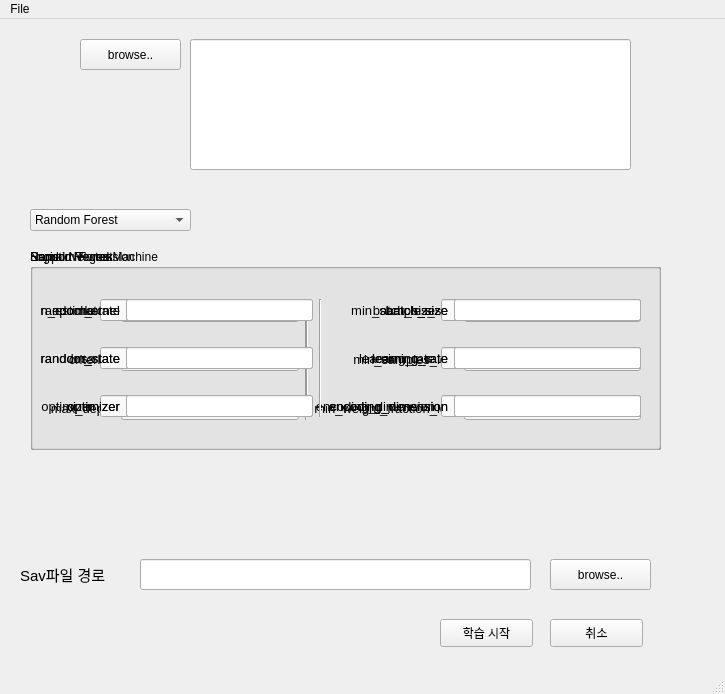
<?xml version="1.0" encoding="UTF-8"?>
<ui version="4.0">
 <class>MainWindow</class>
 <widget class="QMainWindow" name="MainWindow">
  <property name="geometry">
   <rect>
    <x>0</x>
    <y>0</y>
    <width>725</width>
    <height>694</height>
   </rect>
  </property>
  <property name="windowTitle">
   <string>MainWindow</string>
  </property>
  <widget class="QWidget" name="centralwidget">
   <widget class="QPushButton" name="browse_data">
    <property name="geometry">
     <rect>
      <x>80</x>
      <y>20</y>
      <width>101</width>
      <height>31</height>
     </rect>
    </property>
    <property name="text">
     <string>browse..</string>
    </property>
   </widget>
   <widget class="QPushButton" name="browse_sav">
    <property name="geometry">
     <rect>
      <x>550</x>
      <y>540</y>
      <width>101</width>
      <height>31</height>
     </rect>
    </property>
    <property name="text">
     <string>browse..</string>
    </property>
   </widget>
   <widget class="QLabel" name="label_sav">
    <property name="geometry">
     <rect>
      <x>20</x>
      <y>540</y>
      <width>111</width>
      <height>31</height>
     </rect>
    </property>
    <property name="font">
     <font>
      <family>Arial</family>
      <pointsize>11</pointsize>
     </font>
    </property>
    <property name="text">
     <string>Sav파일 경로</string>
    </property>
   </widget>
   <widget class="QPushButton" name="cancelButton">
    <property name="geometry">
     <rect>
      <x>550</x>
      <y>600</y>
      <width>93</width>
      <height>28</height>
     </rect>
    </property>
    <property name="text">
     <string>취소</string>
    </property>
   </widget>
   <widget class="QPushButton" name="trainButton">
    <property name="geometry">
     <rect>
      <x>440</x>
      <y>600</y>
      <width>93</width>
      <height>28</height>
     </rect>
    </property>
    <property name="text">
     <string>학습 시작</string>
    </property>
   </widget>
   <widget class="QLineEdit" name="lineEdit_sav">
    <property name="geometry">
     <rect>
      <x>140</x>
      <y>540</y>
      <width>391</width>
      <height>31</height>
     </rect>
    </property>
   </widget>
   <widget class="QLineEdit" name="lineEdit_data">
    <property name="geometry">
     <rect>
      <x>190</x>
      <y>20</y>
      <width>441</width>
      <height>131</height>
     </rect>
    </property>
   </widget>
   <widget class="QComboBox" name="comboBox">
    <property name="geometry">
     <rect>
      <x>30</x>
      <y>190</y>
      <width>161</width>
      <height>22</height>
     </rect>
    </property>
    <item>
     <property name="text">
      <string>Random Forest</string>
     </property>
    </item>
    <item>
     <property name="text">
      <string>Neural Network</string>
     </property>
    </item>
    <item>
     <property name="text">
      <string>SVM</string>
     </property>
    </item>
    <item>
     <property name="text">
      <string>Logistic Regression</string>
     </property>
    </item>
   </widget>
   <widget class="QGroupBox" name="groupBox_RF">
    <property name="geometry">
     <rect>
      <x>30</x>
      <y>230</y>
      <width>631</width>
      <height>201</height>
     </rect>
    </property>
    <property name="title">
     <string>Random Forest</string>
    </property>
    <widget class="QWidget" name="gridLayoutWidget">
     <property name="geometry">
      <rect>
       <x>10</x>
       <y>30</y>
       <width>601</width>
       <height>161</height>
      </rect>
     </property>
     <property name="font">
      <font>
       <family>Arial</family>
       <pointsize>10</pointsize>
      </font>
     </property>
     <layout class="QGridLayout" name="gridLayout_RF">
      <item row="2" column="1">
       <widget class="QLineEdit" name="lineEdit3"/>
      </item>
      <item row="0" column="2" rowspan="3">
       <widget class="Line" name="line">
        <property name="orientation">
         <enum>Qt::Vertical</enum>
        </property>
       </widget>
      </item>
      <item row="0" column="3">
       <widget class="QLabel" name="label4">
        <property name="font">
         <font>
          <family>Arial</family>
          <pointsize>10</pointsize>
         </font>
        </property>
        <property name="text">
         <string>min_samples_split</string>
        </property>
        <property name="alignment">
         <set>Qt::AlignRight|Qt::AlignTrailing|Qt::AlignVCenter</set>
        </property>
       </widget>
      </item>
      <item row="1" column="3">
       <widget class="QLabel" name="label5">
        <property name="font">
         <font>
          <family>Arial</family>
          <pointsize>10</pointsize>
         </font>
        </property>
        <property name="text">
         <string>min_samples_leaf</string>
        </property>
        <property name="alignment">
         <set>Qt::AlignRight|Qt::AlignTrailing|Qt::AlignVCenter</set>
        </property>
       </widget>
      </item>
      <item row="0" column="4">
       <widget class="QLineEdit" name="lineEdit4"/>
      </item>
      <item row="2" column="3">
       <widget class="QLabel" name="label6">
        <property name="font">
         <font>
          <family>Arial</family>
          <pointsize>10</pointsize>
         </font>
        </property>
        <property name="text">
         <string>min_weight_fraction_leaf</string>
        </property>
        <property name="alignment">
         <set>Qt::AlignRight|Qt::AlignTrailing|Qt::AlignVCenter</set>
        </property>
       </widget>
      </item>
      <item row="1" column="1">
       <widget class="QLineEdit" name="lineEdit2"/>
      </item>
      <item row="0" column="1">
       <widget class="QLineEdit" name="lineEdit1">
        <property name="enabled">
         <bool>true</bool>
        </property>
       </widget>
      </item>
      <item row="1" column="4">
       <widget class="QLineEdit" name="lineEdit5"/>
      </item>
      <item row="1" column="0">
       <widget class="QLabel" name="label2">
        <property name="font">
         <font>
          <family>Arial</family>
          <pointsize>10</pointsize>
         </font>
        </property>
        <property name="text">
         <string>criterion</string>
        </property>
        <property name="alignment">
         <set>Qt::AlignRight|Qt::AlignTrailing|Qt::AlignVCenter</set>
        </property>
       </widget>
      </item>
      <item row="2" column="0">
       <widget class="QLabel" name="label3">
        <property name="font">
         <font>
          <family>Arial</family>
          <pointsize>10</pointsize>
         </font>
        </property>
        <property name="text">
         <string>max_depth</string>
        </property>
        <property name="alignment">
         <set>Qt::AlignRight|Qt::AlignTrailing|Qt::AlignVCenter</set>
        </property>
       </widget>
      </item>
      <item row="0" column="0">
       <widget class="QLabel" name="label1">
        <property name="font">
         <font>
          <family>Arial</family>
          <pointsize>10</pointsize>
         </font>
        </property>
        <property name="text">
         <string>n_estimators</string>
        </property>
        <property name="alignment">
         <set>Qt::AlignRight|Qt::AlignTrailing|Qt::AlignVCenter</set>
        </property>
       </widget>
      </item>
      <item row="2" column="4">
       <widget class="QLineEdit" name="lineEdit6"/>
      </item>
     </layout>
    </widget>
   </widget>
   <widget class="QGroupBox" name="groupBox_NN">
    <property name="geometry">
     <rect>
      <x>30</x>
      <y>230</y>
      <width>631</width>
      <height>201</height>
     </rect>
    </property>
    <property name="title">
     <string>Nerual Network</string>
    </property>
    <widget class="QWidget" name="gridLayoutWidget_2">
     <property name="geometry">
      <rect>
       <x>10</x>
       <y>30</y>
       <width>601</width>
       <height>161</height>
      </rect>
     </property>
     <layout class="QGridLayout" name="gridLayout_NN">
      <item row="2" column="1">
       <widget class="QLineEdit" name="lineEdit2_3"/>
      </item>
      <item row="0" column="2" rowspan="3">
       <widget class="Line" name="line_2">
        <property name="orientation">
         <enum>Qt::Vertical</enum>
        </property>
       </widget>
      </item>
      <item row="0" column="3">
       <widget class="QLabel" name="label_10">
        <property name="font">
         <font>
          <family>Arial</family>
          <pointsize>10</pointsize>
         </font>
        </property>
        <property name="text">
         <string>batch_size</string>
        </property>
        <property name="alignment">
         <set>Qt::AlignRight|Qt::AlignTrailing|Qt::AlignVCenter</set>
        </property>
       </widget>
      </item>
      <item row="1" column="3">
       <widget class="QLabel" name="label_11">
        <property name="font">
         <font>
          <family>Arial</family>
          <pointsize>10</pointsize>
         </font>
        </property>
        <property name="text">
         <string>learning_rate</string>
        </property>
        <property name="alignment">
         <set>Qt::AlignRight|Qt::AlignTrailing|Qt::AlignVCenter</set>
        </property>
       </widget>
      </item>
      <item row="0" column="4">
       <widget class="QLineEdit" name="lineEdit2_4"/>
      </item>
      <item row="2" column="3">
       <widget class="QLabel" name="label_12">
        <property name="font">
         <font>
          <family>Arial</family>
          <pointsize>10</pointsize>
         </font>
        </property>
        <property name="text">
         <string>encoding_dimension</string>
        </property>
        <property name="alignment">
         <set>Qt::AlignRight|Qt::AlignTrailing|Qt::AlignVCenter</set>
        </property>
       </widget>
      </item>
      <item row="1" column="1">
       <widget class="QLineEdit" name="lineEdit2_2"/>
      </item>
      <item row="0" column="1">
       <widget class="QLineEdit" name="lineEdit2_1"/>
      </item>
      <item row="1" column="4">
       <widget class="QLineEdit" name="lineEdit2_5"/>
      </item>
      <item row="1" column="0">
       <widget class="QLabel" name="label_13">
        <property name="font">
         <font>
          <family>Arial</family>
          <pointsize>10</pointsize>
         </font>
        </property>
        <property name="text">
         <string>loss</string>
        </property>
        <property name="alignment">
         <set>Qt::AlignRight|Qt::AlignTrailing|Qt::AlignVCenter</set>
        </property>
       </widget>
      </item>
      <item row="2" column="0">
       <widget class="QLabel" name="label_14">
        <property name="font">
         <font>
          <family>Arial</family>
          <pointsize>10</pointsize>
         </font>
        </property>
        <property name="text">
         <string>optimizer</string>
        </property>
        <property name="alignment">
         <set>Qt::AlignRight|Qt::AlignTrailing|Qt::AlignVCenter</set>
        </property>
       </widget>
      </item>
      <item row="0" column="0">
       <widget class="QLabel" name="label_15">
        <property name="font">
         <font>
          <family>Arial</family>
          <pointsize>10</pointsize>
         </font>
        </property>
        <property name="text">
         <string>epochs</string>
        </property>
        <property name="alignment">
         <set>Qt::AlignRight|Qt::AlignTrailing|Qt::AlignVCenter</set>
        </property>
       </widget>
      </item>
      <item row="2" column="4">
       <widget class="QLineEdit" name="lineEdit2_6"/>
      </item>
     </layout>
    </widget>
   </widget>
   <widget class="QGroupBox" name="groupBox_SVM">
    <property name="geometry">
     <rect>
      <x>30</x>
      <y>230</y>
      <width>631</width>
      <height>201</height>
     </rect>
    </property>
    <property name="title">
     <string>Support Vector Machine</string>
    </property>
    <widget class="QWidget" name="gridLayoutWidget_3">
     <property name="geometry">
      <rect>
       <x>10</x>
       <y>30</y>
       <width>601</width>
       <height>161</height>
      </rect>
     </property>
     <layout class="QGridLayout" name="gridLayout_3">
      <item row="2" column="1">
       <widget class="QLineEdit" name="lineEdit_16"/>
      </item>
      <item row="0" column="2" rowspan="3">
       <widget class="Line" name="line_3">
        <property name="orientation">
         <enum>Qt::Vertical</enum>
        </property>
       </widget>
      </item>
      <item row="0" column="3">
       <widget class="QLabel" name="label_16">
        <property name="font">
         <font>
          <family>Arial</family>
          <pointsize>10</pointsize>
         </font>
        </property>
        <property name="text">
         <string>batch_size</string>
        </property>
        <property name="alignment">
         <set>Qt::AlignRight|Qt::AlignTrailing|Qt::AlignVCenter</set>
        </property>
       </widget>
      </item>
      <item row="1" column="3">
       <widget class="QLabel" name="label_17">
        <property name="font">
         <font>
          <family>Arial</family>
          <pointsize>10</pointsize>
         </font>
        </property>
        <property name="text">
         <string>learning_rate</string>
        </property>
        <property name="alignment">
         <set>Qt::AlignRight|Qt::AlignTrailing|Qt::AlignVCenter</set>
        </property>
       </widget>
      </item>
      <item row="0" column="4">
       <widget class="QLineEdit" name="lineEdit_17"/>
      </item>
      <item row="2" column="3">
       <widget class="QLabel" name="label_18">
        <property name="font">
         <font>
          <family>Arial</family>
          <pointsize>10</pointsize>
         </font>
        </property>
        <property name="text">
         <string>encoding_dimension</string>
        </property>
        <property name="alignment">
         <set>Qt::AlignRight|Qt::AlignTrailing|Qt::AlignVCenter</set>
        </property>
       </widget>
      </item>
      <item row="1" column="1">
       <widget class="QLineEdit" name="lineEdit_18"/>
      </item>
      <item row="0" column="1">
       <widget class="QLineEdit" name="lineEdit_19"/>
      </item>
      <item row="1" column="4">
       <widget class="QLineEdit" name="lineEdit_20"/>
      </item>
      <item row="1" column="0">
       <widget class="QLabel" name="label_19">
        <property name="font">
         <font>
          <family>Arial</family>
          <pointsize>10</pointsize>
         </font>
        </property>
        <property name="text">
         <string>random_state</string>
        </property>
        <property name="alignment">
         <set>Qt::AlignRight|Qt::AlignTrailing|Qt::AlignVCenter</set>
        </property>
       </widget>
      </item>
      <item row="2" column="0">
       <widget class="QLabel" name="label_20">
        <property name="font">
         <font>
          <family>Arial</family>
          <pointsize>10</pointsize>
         </font>
        </property>
        <property name="text">
         <string>optimizer</string>
        </property>
        <property name="alignment">
         <set>Qt::AlignRight|Qt::AlignTrailing|Qt::AlignVCenter</set>
        </property>
       </widget>
      </item>
      <item row="0" column="0">
       <widget class="QLabel" name="label_21">
        <property name="font">
         <font>
          <family>Arial</family>
          <pointsize>10</pointsize>
         </font>
        </property>
        <property name="text">
         <string>kernel</string>
        </property>
        <property name="alignment">
         <set>Qt::AlignRight|Qt::AlignTrailing|Qt::AlignVCenter</set>
        </property>
       </widget>
      </item>
      <item row="2" column="4">
       <widget class="QLineEdit" name="lineEdit_21"/>
      </item>
     </layout>
    </widget>
   </widget>
   <widget class="QGroupBox" name="groupBox_LR">
    <property name="geometry">
     <rect>
      <x>30</x>
      <y>230</y>
      <width>631</width>
      <height>201</height>
     </rect>
    </property>
    <property name="title">
     <string>Logistic Regression</string>
    </property>
    <widget class="QWidget" name="gridLayoutWidget_4">
     <property name="geometry">
      <rect>
       <x>10</x>
       <y>30</y>
       <width>601</width>
       <height>161</height>
      </rect>
     </property>
     <layout class="QGridLayout" name="gridLayout_4">
      <item row="0" column="3">
       <widget class="QLabel" name="label_22">
        <property name="font">
         <font>
          <family>Arial</family>
          <pointsize>10</pointsize>
         </font>
        </property>
        <property name="text">
         <string>batch_size</string>
        </property>
        <property name="alignment">
         <set>Qt::AlignRight|Qt::AlignTrailing|Qt::AlignVCenter</set>
        </property>
       </widget>
      </item>
      <item row="1" column="4">
       <widget class="QLineEdit" name="lineEdit_26"/>
      </item>
      <item row="1" column="0">
       <widget class="QLabel" name="label_25">
        <property name="font">
         <font>
          <family>Arial</family>
          <pointsize>10</pointsize>
         </font>
        </property>
        <property name="text">
         <string>random_state</string>
        </property>
        <property name="alignment">
         <set>Qt::AlignRight|Qt::AlignTrailing|Qt::AlignVCenter</set>
        </property>
       </widget>
      </item>
      <item row="2" column="0">
       <widget class="QLabel" name="label_26">
        <property name="font">
         <font>
          <family>Arial</family>
          <pointsize>10</pointsize>
         </font>
        </property>
        <property name="text">
         <string>optimizer</string>
        </property>
        <property name="alignment">
         <set>Qt::AlignRight|Qt::AlignTrailing|Qt::AlignVCenter</set>
        </property>
       </widget>
      </item>
      <item row="0" column="4">
       <widget class="QLineEdit" name="lineEdit_23"/>
      </item>
      <item row="2" column="4">
       <widget class="QLineEdit" name="lineEdit_27"/>
      </item>
      <item row="0" column="2" rowspan="3">
       <widget class="Line" name="line_4">
        <property name="orientation">
         <enum>Qt::Vertical</enum>
        </property>
       </widget>
      </item>
      <item row="1" column="1">
       <widget class="QLineEdit" name="lineEdit_24"/>
      </item>
      <item row="1" column="3">
       <widget class="QLabel" name="label_23">
        <property name="font">
         <font>
          <family>Arial</family>
          <pointsize>10</pointsize>
         </font>
        </property>
        <property name="text">
         <string>learning_rate</string>
        </property>
        <property name="alignment">
         <set>Qt::AlignRight|Qt::AlignTrailing|Qt::AlignVCenter</set>
        </property>
       </widget>
      </item>
      <item row="0" column="1">
       <widget class="QLineEdit" name="lineEdit_25"/>
      </item>
      <item row="2" column="1">
       <widget class="QLineEdit" name="lineEdit_22"/>
      </item>
      <item row="2" column="3">
       <widget class="QLabel" name="label_24">
        <property name="font">
         <font>
          <family>Arial</family>
          <pointsize>10</pointsize>
         </font>
        </property>
        <property name="text">
         <string>encoding_dimension</string>
        </property>
        <property name="alignment">
         <set>Qt::AlignRight|Qt::AlignTrailing|Qt::AlignVCenter</set>
        </property>
       </widget>
      </item>
      <item row="0" column="0">
       <widget class="QLabel" name="label_27">
        <property name="font">
         <font>
          <family>Arial</family>
          <pointsize>10</pointsize>
         </font>
        </property>
        <property name="text">
         <string>random_state</string>
        </property>
        <property name="alignment">
         <set>Qt::AlignRight|Qt::AlignTrailing|Qt::AlignVCenter</set>
        </property>
       </widget>
      </item>
     </layout>
    </widget>
   </widget>
  </widget>
  <widget class="QMenuBar" name="menubar">
   <property name="geometry">
    <rect>
     <x>0</x>
     <y>0</y>
     <width>725</width>
     <height>26</height>
    </rect>
   </property>
   <widget class="QMenu" name="menuFile">
    <property name="title">
     <string>File</string>
    </property>
   </widget>
   <addaction name="menuFile"/>
  </widget>
  <widget class="QStatusBar" name="statusbar"/>
 </widget>
 <resources/>
 <connections/>
</ui>
